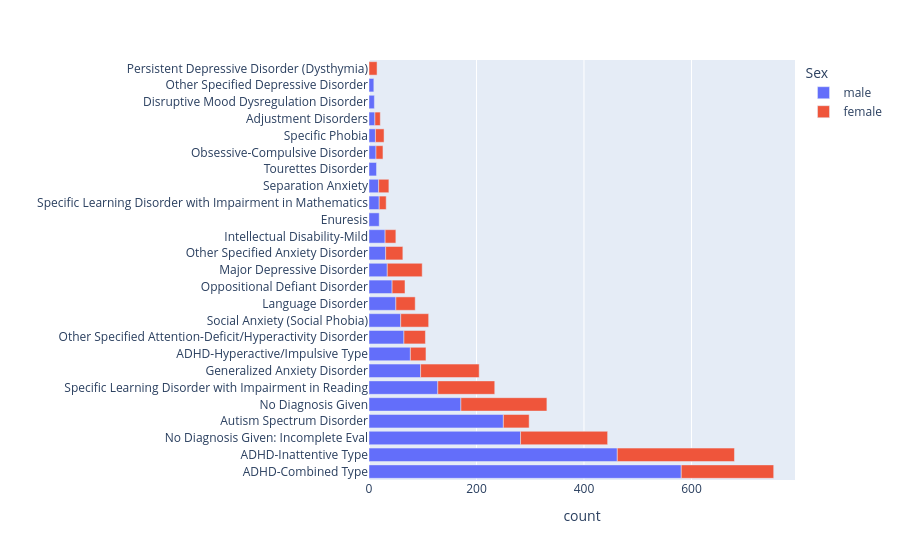

Notebook code cell kept with this figure:
### Markdown cell above
## there are more than double the females with major depressive disorder (including persistent depressive disorder) than males

### Code cell
diagnosis_grouped = df.groupby(['DX_01', 'DX_01_Cat', 'Sex']).agg({
                'Age': 'mean', 'Identifiers': 'count', 'comorbidities': 'mean'
                }).reset_index()
diagnosis_grouped = diagnosis_grouped.rename({'Identifiers': 'count', 'Age': 'mean_age'}, axis=1)

fig = px.bar(diagnosis_grouped.sort_values(by='count', ascending=False).head(45), 
             x='count', y='DX_01', color='Sex', orientation='h')
fig.update_yaxes(title='')
fig.show()

### Figure 1 — Plotly figure (JSON) as saved in the notebook; plotly's stock layout.template omitted (floating-point values rounded to 4 significant figures)
{"data": [{"alignmentgroup": "True", "hovertemplate": "Sex=male<br>count=%{x}<br>DX_01=%{y}<extra></extra>", "legendgroup": "male", "marker": {"color": "#636efa", "pattern": {"shape": ""}}, "name": "male", "offsetgroup": "male", "orientation": "h", "showlegend": true, "textposition": "auto", "type": "bar", "x": [581, 462, 282, 250, 171, 128, 96, 77, 65, 59, 50, 43, 34, 31, 30, 19, 19, 18, 14, 13, 12, 11, 10, 9], "xaxis": "x", "y": ["ADHD-Combined Type", "ADHD-Inattentive Type", "No Diagnosis Given: Incomplete Eval", "Autism Spectrum Disorder", "No Diagnosis Given", "Specific Learning Disorder with Impairment in Reading", "Generalized Anxiety Disorder", "ADHD-Hyperactive/Impulsive Type", "Other Specified Attention-Deficit/Hyperactivity Disorder", "Social Anxiety (Social Phobia)", "Language Disorder", "Oppositional Defiant Disorder", "Major Depressive Disorder", "Other Specified Anxiety Disorder", "Intellectual Disability-Mild", "Enuresis", "Specific Learning Disorder with Impairment in Mathematics", "Separation Anxiety", "Tourettes Disorder", "Obsessive-Compulsive Disorder", "Specific Phobia", "Adjustment Disorders", "Disruptive Mood Dysregulation Disorder", "Other Specified Depressive Disorder"], "yaxis": "y"}, {"alignmentgroup": "True", "hovertemplate": "Sex=female<br>count=%{x}<br>DX_01=%{y}<extra></extra>", "legendgroup": "female", "marker": {"color": "#EF553B", "pattern": {"shape": ""}}, "name": "female", "offsetgroup": "female", "orientation": "h", "showlegend": true, "textposition": "auto", "type": "bar", "x": [218, 172, 162, 160, 109, 106, 65, 52, 48, 40, 36, 32, 29, 24, 20, 19, 16, 15, 13, 13, 10], "xaxis": "x", "y": ["ADHD-Inattentive Type", "ADHD-Combined Type", "No Diagnosis Given: Incomplete Eval", "No Diagnosis Given", "Generalized Anxiety Disorder", "Specific Learning Disorder with Impairment in Reading", "Major Depressive Disorder", "Social Anxiety (Social Phobia)", "Autism Spectrum Disorder", "Other Specified Attention-Deficit/Hyperactivity Disorder", "Language Disorder", "Other Specified Anxiety Disorder", "ADHD-Hyperactive/Impulsive Type", "Oppositional Defiant Disorder", "Intellectual Disability-Mild", "Separation Anxiety", "Specific Phobia", "Persistent Depressive Disorder (Dysthymia)", "Obsessive-Compulsive Disorder", "Specific Learning Disorder with Impairment in Mathematics", "Adjustment Disorders"], "yaxis": "y"}], "layout": {"barmode": "relative", "legend": {"title": {"text": "Sex"}, "tracegroupgap": 0}, "margin": {"t": 60}, "xaxis": {"anchor": "y", "domain": [0, 1], "title": {"text": "count"}}, "yaxis": {"anchor": "x", "domain": [0, 1], "title": {"text": ""}}}}
